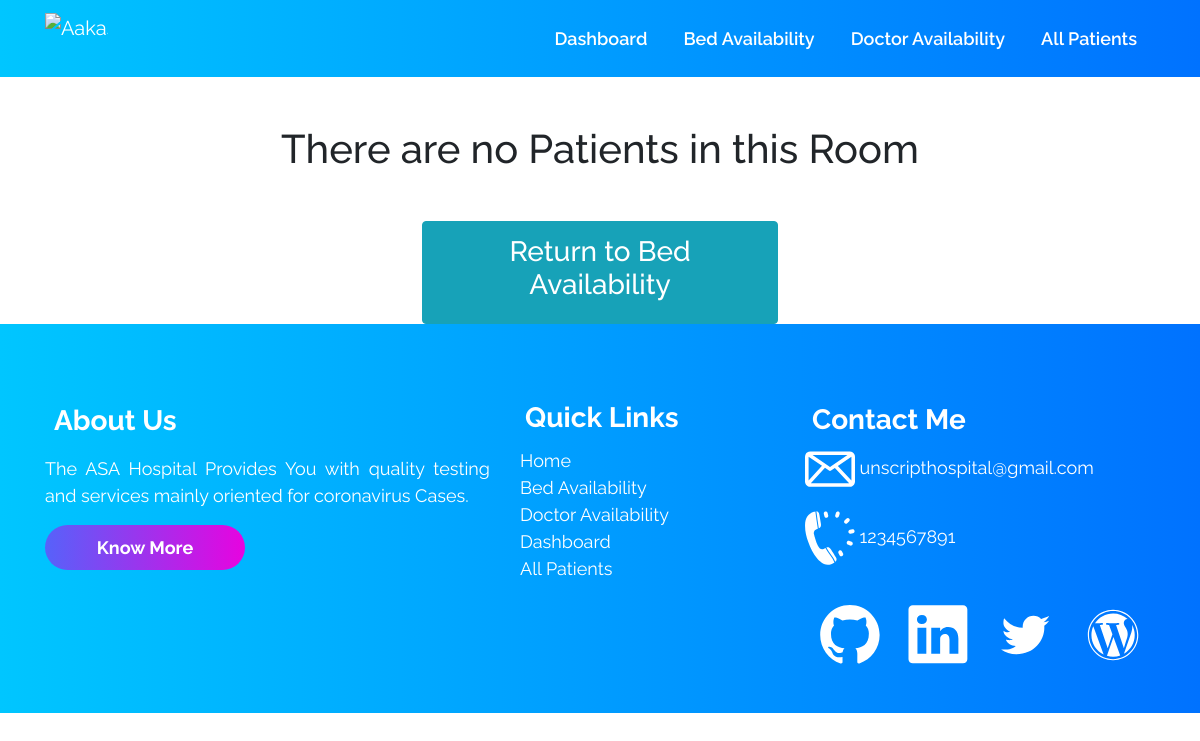
Before: /bed-for-patient/54/ with the older database file.
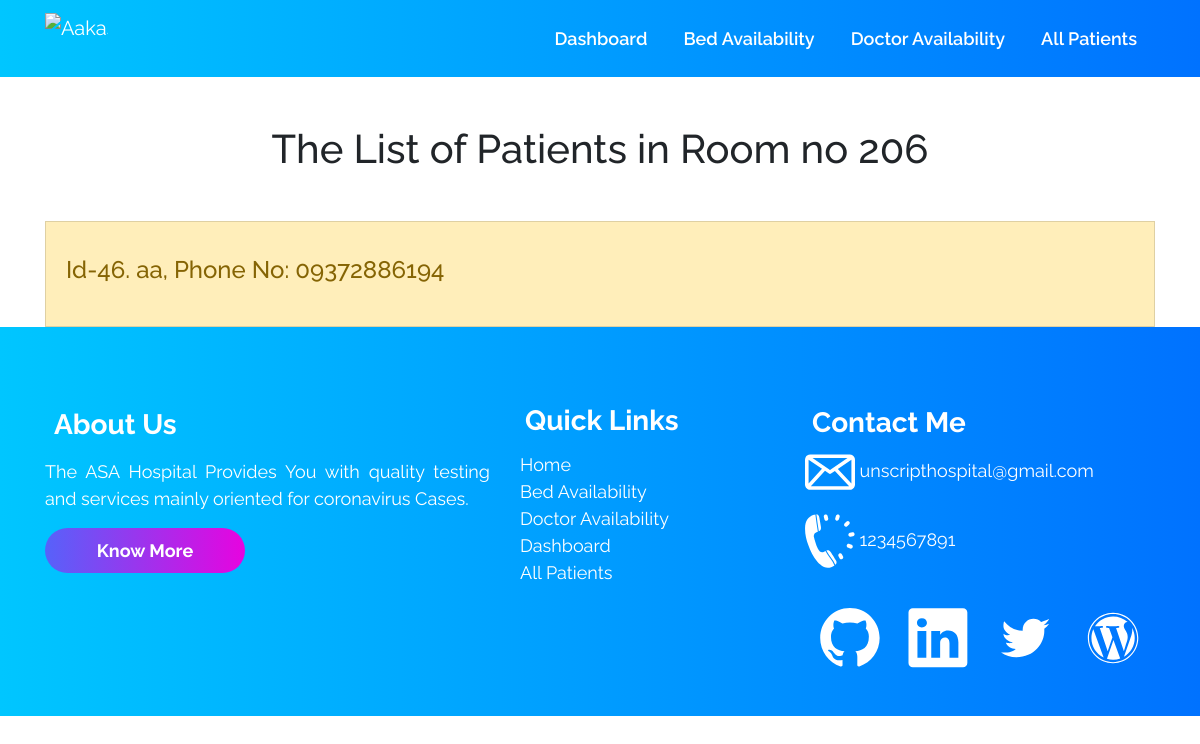
After: the same page with the newer database file.
### accounts/models.py (models this page shows, shortened)
class Patient (models.Model):
    patient_id = models.AutoField(primary_key=True)
    name = models.CharField(max_length=100)
    age = models.IntegerField()
    GENDERS = (
        (u'M', u'Male'),
        (u'F', u'Female'),
        (u'T', u'Transgender'),
        (u'O', u'Others'),
    )
    gender = models.CharField(max_length=2, null=True,
                              choices=GENDERS, default='M')
    phone = models.CharField(max_length=13)
    address = models.TextField(max_length=100)
    email_id = models.EmailField(max_length=254)
    date_admitted = models.DateField(auto_now=False, auto_now_add=False)
    oxygen_level = models.IntegerField(default=90)
    temperature = models.IntegerField(default=97)
    decreased = models.BooleanField(default=False)
    recovered = models.BooleanField(default=False)
    doctor = models.ForeignKey(Doctor, on_delete=models.CASCADE, default="")
    covid_test_result = models.ForeignKey(
        Result, on_delete=models.CASCADE, default="")
    room_no_and_bed_no = models.ForeignKey(
        Room, on_delete=models.CASCADE, default="")

class Room (models.Model):
    floor_no = models.IntegerField(default=0)
    room_no = models.CharField(default="", max_length=500)
    ventilator = models.BooleanField(default=False)
    occupied = models.BooleanField(default=False)
    def __str__(self):
        return self.room_no

### accounts/views.py (the view)
def bedforpatient(request, bedno):
    print(bedno)
    print(type(bedno))
    patients = Patient.objects.filter(room_no_and_bed_no=bedno)
    try:
        empty = False
        context = {
            'patients': patients,
            'first_patient': patients[0],
            'empty': empty,
        }
    except:
        empty = True
        context = {
            'patients': patients,
            'empty': empty,
        }
    return render(request, 'patientsfrombedavailability.html', context)

### templates/patientsfrombedavailability.html (shortened to what this page needs)
{% extends 'innerbase.html' %}
{% load static %}
{% block body %}
{% if empty %}
<div class="container">
    <h1 class="text-center m-5">
        There are no Patients in this Room
    </h1>
    <div class="text-center">
        <a href="/bedavailability/">
            <button class="btn btn-info">
                <h3>Return to Bed Availability</h3>
            </button>
        </a>
    </div>
</div>
{% else %}
<div class="container">
    <h1 class="text-center m-5">The List of Patients in Room no
        {{first_patient.room_no_and_bed_no}}
    </h1>
    <ul class="list-group">
        {% for patient in patients %}
        <a href="/patients/{{patient.patient_id}}" style="text-decoration: none;">
            <li
                class="list-group-item list-group-item-action {% if patient.room_no_and_bed_no.occupied %} list-group-item-warning  {% endif %} {% if patient.room_no_and_bed_no.ventilator %} list-group-item-danger {% endif %}">
                <h4>Id-{{patient.patient_id}}. {{patient.name}}, Phone No: {{patient.phone}}</h4>
            </li>
        </a>
        {% endfor %}
    </ul>
</div>
{% endif %}
{% endblock %}

Changed rows visible on the page:
added Patient: room_no_and_bed_no "206", patient_id "46", name "aa", phone "09372886194"
Other visible differences:
text no longer shown: "There are no Patients in this Room Return to Bed Availability"
text now shown: "The List of Patients in Room no"
